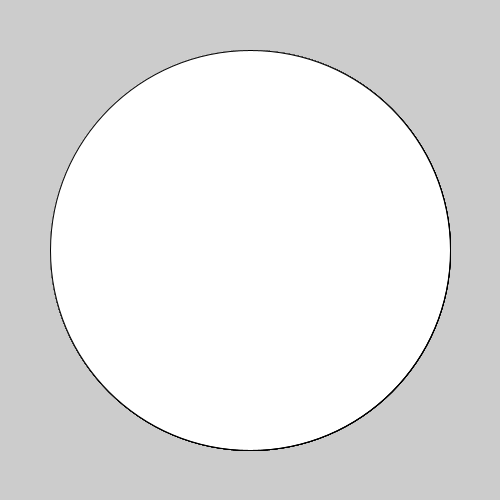
Frame 1 (no input)
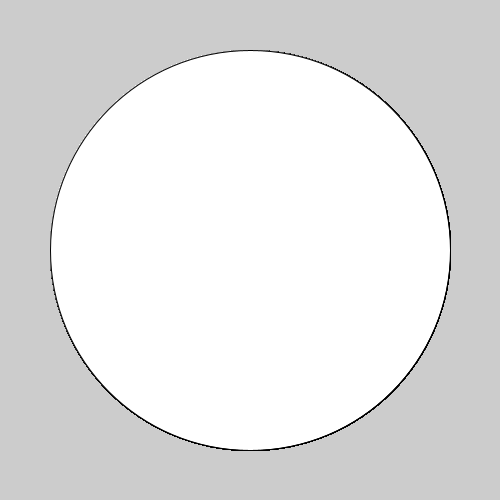
Frame 60 (the mouse pressed at the canvas centre just before this capture)
Frame 120 (the mouse held since frame 60 and released just before this capture): identical to frame 60, image omitted

The Processing sketch that drew these frames (run headless with seeded random() and noise(); from frame 60 on, the mouse is pressed at the canvas centre):

// Processing sketch: bullseye
// ── bullseye.pde

void setup() {
 
  // set the size of your sketch
  size(500,500);
}

void draw() {
  
  //Starting with the largest ellipse, use a for loop to draw a bullseye with ellipses.
  for(int i=8; i>0; i--)
  {
   
    ellipse(250,250,400,400);

    
  }
  //Use an if statement and remainder to alternate the color of your rings.
  
  

}
